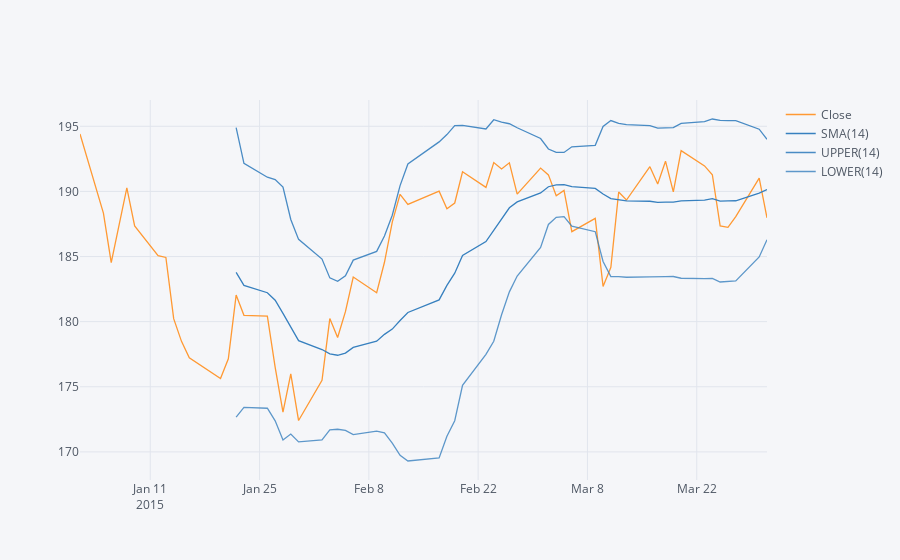

The cell this chart's notebook holds for it:
### Code cell
#technical analysis
gs_sma = GS['Close']['2015-01-01':'2015-03-31'].ta_plot(study='boll')
